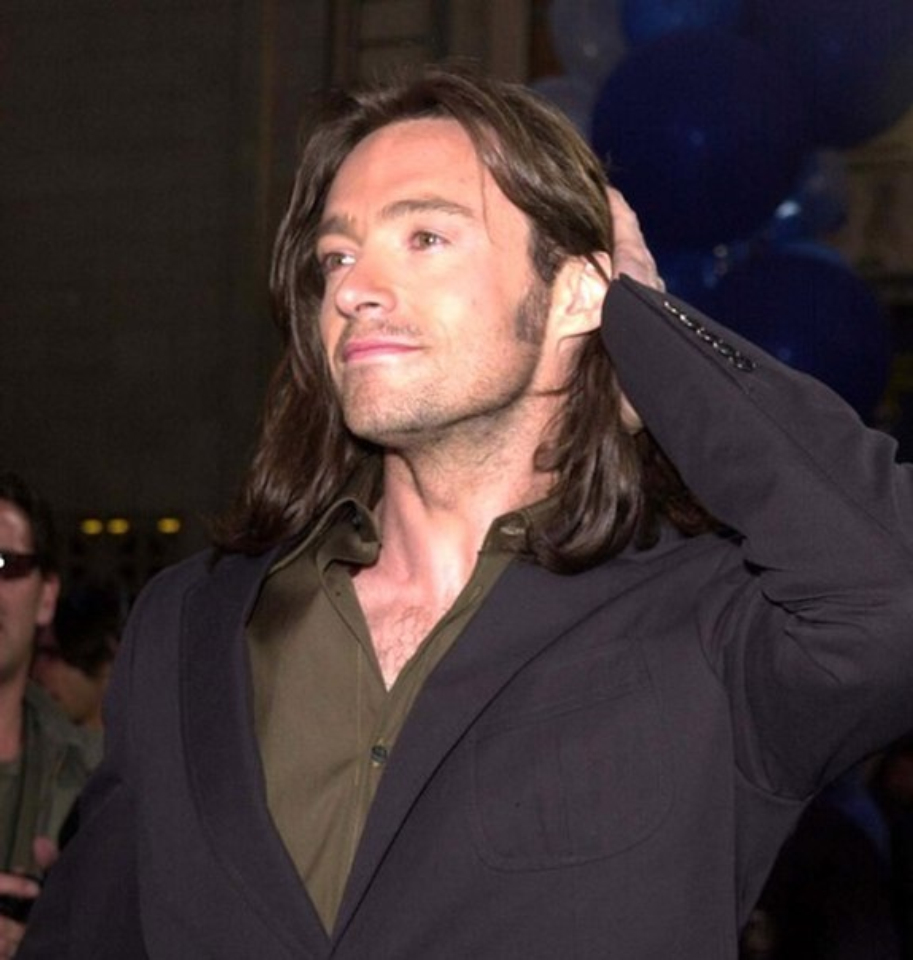
#> input picture data/test1.jpg, 913 x 960 px
$ python face_detector.py
#> lines starting #> are read from the running program, lines starting #| are printed output that depends on the picture; after the words box and inside, x2 and y2 are one past the last pixel; in counts of white or black regions, pixels touching at a corner belong together
#> in main, test is the input picture: shape (960, 913, 3); mean B, G, R 52, 51.1, 64.3
import numpy as np
import cv2
import matplotlib.pyplot as plt

def convertToRGB(img):
	return cv2.cvtColor(img, cv2.COLOR_BGR2RGB)

def show_img(img, save=False):
	plt.imshow(convertToRGB(img))
	if save: plt.savefig('test.jpg')
	plt.show()

def detect_faces(f_cascade, colored_img, scaleFactor=1.05):
#> called with scaleFactor = 1.05
	img_copy = np.copy(colored_img)
	gray = cv2.cvtColor(img_copy, cv2.COLOR_BGR2GRAY)
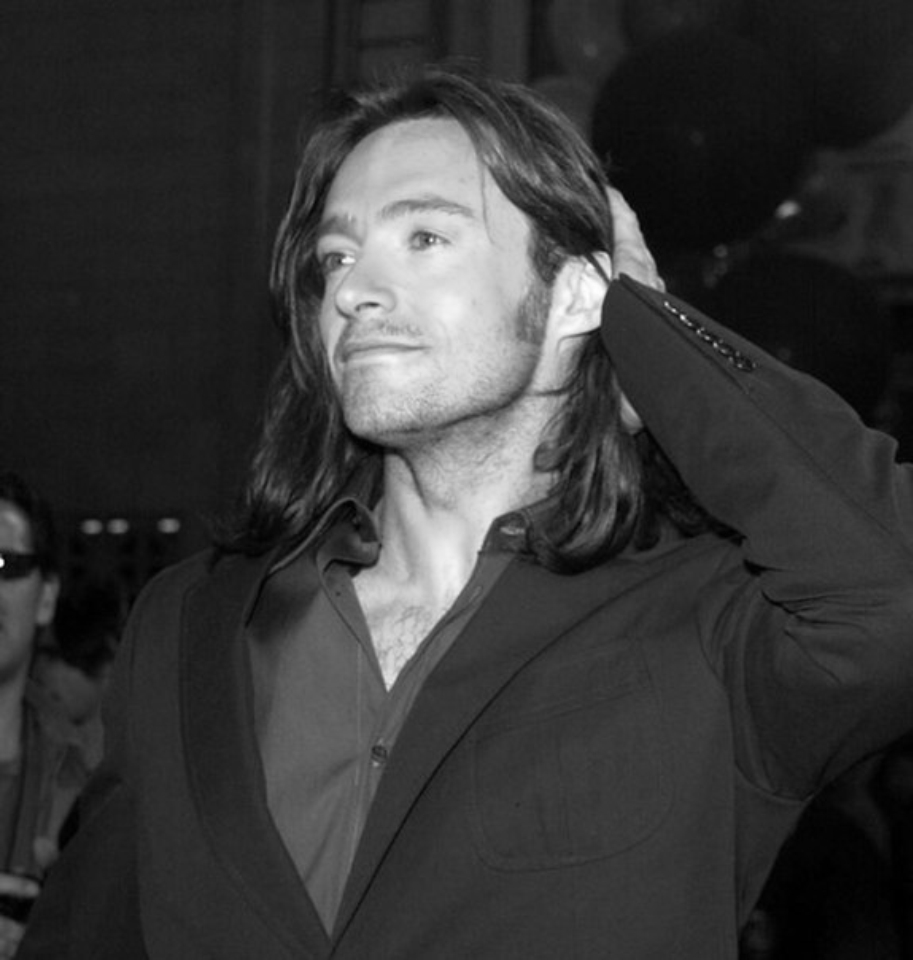
#> gray: shape (960, 913); min 0, max 254, mean 55.1
	faces  =f_cascade.detectMultiScale(gray, scaleFactor=scaleFactor, minNeighbors=5)
#> faces = [[238, 121, 296, 296]]
	for (x, y, w, h) in faces:
		cv2.rectangle(img_copy, (x, y), (x + w, y + h), (0, 255, 0), 2)
#> this loop made 1 pass
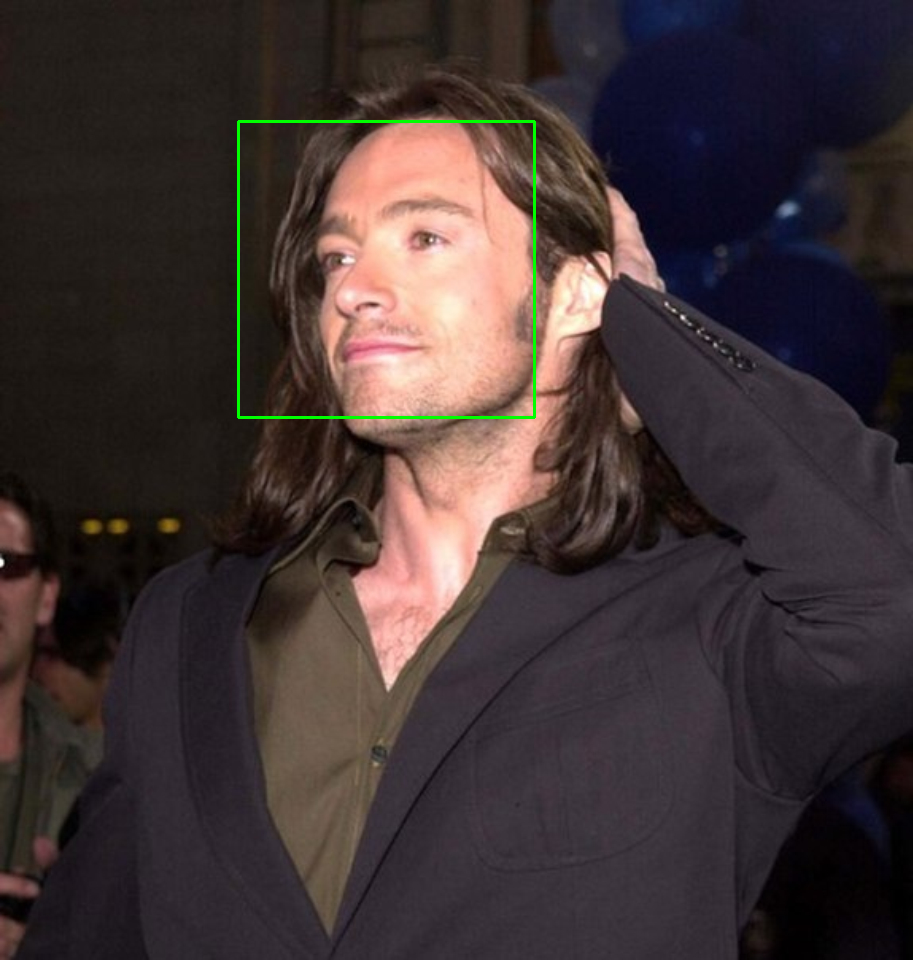
#> img_copy: shape (960, 913, 3); 0.4% of pixels changed, all inside (x1, y1, x2, y2) = (237, 120, 536, 419)
	return img_copy, faces

def main():
	haar_face_cascade = cv2.CascadeClassifier('data/haarcascade_frontalface_alt.xml')
	test = cv2.imread('data/test1.jpg')
	faces_detected_img, faces = detect_faces(haar_face_cascade, test)
#> faces = [[238, 121, 296, 296]]
	show_img(faces_detected_img, True)

if __name__ == '__main__':
	main()
